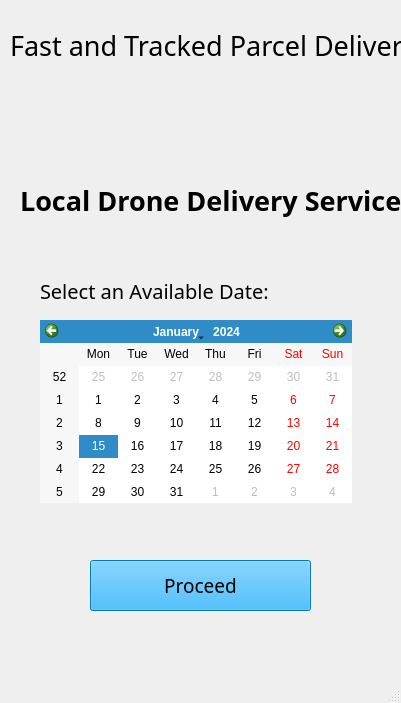
<?xml version="1.0" encoding="UTF-8"?>
<ui version="4.0">
 <class>MainWindow</class>
 <widget class="QMainWindow" name="MainWindow">
  <property name="geometry">
   <rect>
    <x>0</x>
    <y>0</y>
    <width>401</width>
    <height>703</height>
   </rect>
  </property>
  <property name="windowTitle">
   <string>MainWindow</string>
  </property>
  <property name="autoFillBackground">
   <bool>false</bool>
  </property>
  <property name="styleSheet">
   <string notr="true"/>
  </property>
  <widget class="QWidget" name="centralwidget">
   <property name="styleSheet">
    <string notr="true"/>
   </property>
   <widget class="QPushButton" name="proceedButton">
    <property name="geometry">
     <rect>
      <x>90</x>
      <y>560</y>
      <width>221</width>
      <height>51</height>
     </rect>
    </property>
    <property name="palette">
     <palette>
      <active>
       <colorrole role="WindowText">
        <brush brushstyle="SolidPattern">
         <color alpha="255">
          <red>0</red>
          <green>0</green>
          <blue>0</blue>
         </color>
        </brush>
       </colorrole>
       <colorrole role="Button">
        <brush brushstyle="SolidPattern">
         <color alpha="255">
          <red>7</red>
          <green>168</green>
          <blue>255</blue>
         </color>
        </brush>
       </colorrole>
       <colorrole role="Light">
        <brush brushstyle="SolidPattern">
         <color alpha="255">
          <red>135</red>
          <green>213</green>
          <blue>255</blue>
         </color>
        </brush>
       </colorrole>
       <colorrole role="Midlight">
        <brush brushstyle="SolidPattern">
         <color alpha="255">
          <red>71</red>
          <green>190</green>
          <blue>255</blue>
         </color>
        </brush>
       </colorrole>
       <colorrole role="Dark">
        <brush brushstyle="SolidPattern">
         <color alpha="255">
          <red>3</red>
          <green>84</green>
          <blue>127</blue>
         </color>
        </brush>
       </colorrole>
       <colorrole role="Mid">
        <brush brushstyle="SolidPattern">
         <color alpha="255">
          <red>4</red>
          <green>112</green>
          <blue>170</blue>
         </color>
        </brush>
       </colorrole>
       <colorrole role="Text">
        <brush brushstyle="SolidPattern">
         <color alpha="255">
          <red>0</red>
          <green>0</green>
          <blue>0</blue>
         </color>
        </brush>
       </colorrole>
       <colorrole role="BrightText">
        <brush brushstyle="SolidPattern">
         <color alpha="255">
          <red>255</red>
          <green>255</green>
          <blue>255</blue>
         </color>
        </brush>
       </colorrole>
       <colorrole role="ButtonText">
        <brush brushstyle="SolidPattern">
         <color alpha="255">
          <red>0</red>
          <green>0</green>
          <blue>0</blue>
         </color>
        </brush>
       </colorrole>
       <colorrole role="Base">
        <brush brushstyle="SolidPattern">
         <color alpha="255">
          <red>255</red>
          <green>255</green>
          <blue>255</blue>
         </color>
        </brush>
       </colorrole>
       <colorrole role="Window">
        <brush brushstyle="SolidPattern">
         <color alpha="255">
          <red>7</red>
          <green>168</green>
          <blue>255</blue>
         </color>
        </brush>
       </colorrole>
       <colorrole role="Shadow">
        <brush brushstyle="SolidPattern">
         <color alpha="255">
          <red>0</red>
          <green>0</green>
          <blue>0</blue>
         </color>
        </brush>
       </colorrole>
       <colorrole role="AlternateBase">
        <brush brushstyle="SolidPattern">
         <color alpha="255">
          <red>131</red>
          <green>211</green>
          <blue>255</blue>
         </color>
        </brush>
       </colorrole>
       <colorrole role="ToolTipBase">
        <brush brushstyle="SolidPattern">
         <color alpha="255">
          <red>255</red>
          <green>255</green>
          <blue>220</blue>
         </color>
        </brush>
       </colorrole>
       <colorrole role="ToolTipText">
        <brush brushstyle="SolidPattern">
         <color alpha="255">
          <red>0</red>
          <green>0</green>
          <blue>0</blue>
         </color>
        </brush>
       </colorrole>
      </active>
      <inactive>
       <colorrole role="WindowText">
        <brush brushstyle="SolidPattern">
         <color alpha="255">
          <red>0</red>
          <green>0</green>
          <blue>0</blue>
         </color>
        </brush>
       </colorrole>
       <colorrole role="Button">
        <brush brushstyle="SolidPattern">
         <color alpha="255">
          <red>7</red>
          <green>168</green>
          <blue>255</blue>
         </color>
        </brush>
       </colorrole>
       <colorrole role="Light">
        <brush brushstyle="SolidPattern">
         <color alpha="255">
          <red>135</red>
          <green>213</green>
          <blue>255</blue>
         </color>
        </brush>
       </colorrole>
       <colorrole role="Midlight">
        <brush brushstyle="SolidPattern">
         <color alpha="255">
          <red>71</red>
          <green>190</green>
          <blue>255</blue>
         </color>
        </brush>
       </colorrole>
       <colorrole role="Dark">
        <brush brushstyle="SolidPattern">
         <color alpha="255">
          <red>3</red>
          <green>84</green>
          <blue>127</blue>
         </color>
        </brush>
       </colorrole>
       <colorrole role="Mid">
        <brush brushstyle="SolidPattern">
         <color alpha="255">
          <red>4</red>
          <green>112</green>
          <blue>170</blue>
         </color>
        </brush>
       </colorrole>
       <colorrole role="Text">
        <brush brushstyle="SolidPattern">
         <color alpha="255">
          <red>0</red>
          <green>0</green>
          <blue>0</blue>
         </color>
        </brush>
       </colorrole>
       <colorrole role="BrightText">
        <brush brushstyle="SolidPattern">
         <color alpha="255">
          <red>255</red>
          <green>255</green>
          <blue>255</blue>
         </color>
        </brush>
       </colorrole>
       <colorrole role="ButtonText">
        <brush brushstyle="SolidPattern">
         <color alpha="255">
          <red>0</red>
          <green>0</green>
          <blue>0</blue>
         </color>
        </brush>
       </colorrole>
       <colorrole role="Base">
        <brush brushstyle="SolidPattern">
         <color alpha="255">
          <red>255</red>
          <green>255</green>
          <blue>255</blue>
         </color>
        </brush>
       </colorrole>
       <colorrole role="Window">
        <brush brushstyle="SolidPattern">
         <color alpha="255">
          <red>7</red>
          <green>168</green>
          <blue>255</blue>
         </color>
        </brush>
       </colorrole>
       <colorrole role="Shadow">
        <brush brushstyle="SolidPattern">
         <color alpha="255">
          <red>0</red>
          <green>0</green>
          <blue>0</blue>
         </color>
        </brush>
       </colorrole>
       <colorrole role="AlternateBase">
        <brush brushstyle="SolidPattern">
         <color alpha="255">
          <red>131</red>
          <green>211</green>
          <blue>255</blue>
         </color>
        </brush>
       </colorrole>
       <colorrole role="ToolTipBase">
        <brush brushstyle="SolidPattern">
         <color alpha="255">
          <red>255</red>
          <green>255</green>
          <blue>220</blue>
         </color>
        </brush>
       </colorrole>
       <colorrole role="ToolTipText">
        <brush brushstyle="SolidPattern">
         <color alpha="255">
          <red>0</red>
          <green>0</green>
          <blue>0</blue>
         </color>
        </brush>
       </colorrole>
      </inactive>
      <disabled>
       <colorrole role="WindowText">
        <brush brushstyle="SolidPattern">
         <color alpha="255">
          <red>3</red>
          <green>84</green>
          <blue>127</blue>
         </color>
        </brush>
       </colorrole>
       <colorrole role="Button">
        <brush brushstyle="SolidPattern">
         <color alpha="255">
          <red>7</red>
          <green>168</green>
          <blue>255</blue>
         </color>
        </brush>
       </colorrole>
       <colorrole role="Light">
        <brush brushstyle="SolidPattern">
         <color alpha="255">
          <red>135</red>
          <green>213</green>
          <blue>255</blue>
         </color>
        </brush>
       </colorrole>
       <colorrole role="Midlight">
        <brush brushstyle="SolidPattern">
         <color alpha="255">
          <red>71</red>
          <green>190</green>
          <blue>255</blue>
         </color>
        </brush>
       </colorrole>
       <colorrole role="Dark">
        <brush brushstyle="SolidPattern">
         <color alpha="255">
          <red>3</red>
          <green>84</green>
          <blue>127</blue>
         </color>
        </brush>
       </colorrole>
       <colorrole role="Mid">
        <brush brushstyle="SolidPattern">
         <color alpha="255">
          <red>4</red>
          <green>112</green>
          <blue>170</blue>
         </color>
        </brush>
       </colorrole>
       <colorrole role="Text">
        <brush brushstyle="SolidPattern">
         <color alpha="255">
          <red>3</red>
          <green>84</green>
          <blue>127</blue>
         </color>
        </brush>
       </colorrole>
       <colorrole role="BrightText">
        <brush brushstyle="SolidPattern">
         <color alpha="255">
          <red>255</red>
          <green>255</green>
          <blue>255</blue>
         </color>
        </brush>
       </colorrole>
       <colorrole role="ButtonText">
        <brush brushstyle="SolidPattern">
         <color alpha="255">
          <red>3</red>
          <green>84</green>
          <blue>127</blue>
         </color>
        </brush>
       </colorrole>
       <colorrole role="Base">
        <brush brushstyle="SolidPattern">
         <color alpha="255">
          <red>7</red>
          <green>168</green>
          <blue>255</blue>
         </color>
        </brush>
       </colorrole>
       <colorrole role="Window">
        <brush brushstyle="SolidPattern">
         <color alpha="255">
          <red>7</red>
          <green>168</green>
          <blue>255</blue>
         </color>
        </brush>
       </colorrole>
       <colorrole role="Shadow">
        <brush brushstyle="SolidPattern">
         <color alpha="255">
          <red>0</red>
          <green>0</green>
          <blue>0</blue>
         </color>
        </brush>
       </colorrole>
       <colorrole role="AlternateBase">
        <brush brushstyle="SolidPattern">
         <color alpha="255">
          <red>7</red>
          <green>168</green>
          <blue>255</blue>
         </color>
        </brush>
       </colorrole>
       <colorrole role="ToolTipBase">
        <brush brushstyle="SolidPattern">
         <color alpha="255">
          <red>255</red>
          <green>255</green>
          <blue>220</blue>
         </color>
        </brush>
       </colorrole>
       <colorrole role="ToolTipText">
        <brush brushstyle="SolidPattern">
         <color alpha="255">
          <red>0</red>
          <green>0</green>
          <blue>0</blue>
         </color>
        </brush>
       </colorrole>
      </disabled>
     </palette>
    </property>
    <property name="font">
     <font>
      <family>Segoe UI Semilight</family>
      <pointsize>14</pointsize>
     </font>
    </property>
    <property name="acceptDrops">
     <bool>false</bool>
    </property>
    <property name="autoFillBackground">
     <bool>false</bool>
    </property>
    <property name="text">
     <string>Proceed</string>
    </property>
   </widget>
   <widget class="QLabel" name="label_3">
    <property name="geometry">
     <rect>
      <x>10</x>
      <y>-10</y>
      <width>451</width>
      <height>111</height>
     </rect>
    </property>
    <property name="font">
     <font>
      <family>Segoe UI Semilight</family>
      <pointsize>20</pointsize>
      <weight>50</weight>
      <bold>false</bold>
     </font>
    </property>
    <property name="text">
     <string>Fast and Tracked Parcel Delivery</string>
    </property>
   </widget>
   <widget class="QLabel" name="label_4">
    <property name="geometry">
     <rect>
      <x>20</x>
      <y>170</y>
      <width>381</width>
      <height>61</height>
     </rect>
    </property>
    <property name="font">
     <font>
      <family>Segoe UI Semibold</family>
      <pointsize>20</pointsize>
      <weight>75</weight>
      <bold>true</bold>
     </font>
    </property>
    <property name="text">
     <string>Local Drone Delivery Service</string>
    </property>
   </widget>
   <widget class="QLabel" name="label_5">
    <property name="geometry">
     <rect>
      <x>130</x>
      <y>60</y>
      <width>121</width>
      <height>141</height>
     </rect>
    </property>
    <property name="text">
     <string/>
    </property>
    <property name="pixmap">
     <pixmap>Vector.png</pixmap>
    </property>
   </widget>
   <widget class="QCalendarWidget" name="calendarWidget">
    <property name="geometry">
     <rect>
      <x>40</x>
      <y>320</y>
      <width>312</width>
      <height>183</height>
     </rect>
    </property>
    <property name="font">
     <font>
      <pointsize>9</pointsize>
     </font>
    </property>
   </widget>
   <widget class="QLabel" name="label_6">
    <property name="geometry">
     <rect>
      <x>40</x>
      <y>270</y>
      <width>411</width>
      <height>41</height>
     </rect>
    </property>
    <property name="font">
     <font>
      <family>Segoe UI Semilight</family>
      <pointsize>15</pointsize>
      <weight>50</weight>
      <bold>false</bold>
     </font>
    </property>
    <property name="text">
     <string>Select an Available Date:</string>
    </property>
   </widget>
  </widget>
  <widget class="QMenuBar" name="menubar">
   <property name="geometry">
    <rect>
     <x>0</x>
     <y>0</y>
     <width>401</width>
     <height>21</height>
    </rect>
   </property>
  </widget>
  <widget class="QStatusBar" name="statusbar"/>
 </widget>
 <resources/>
 <connections/>
</ui>
